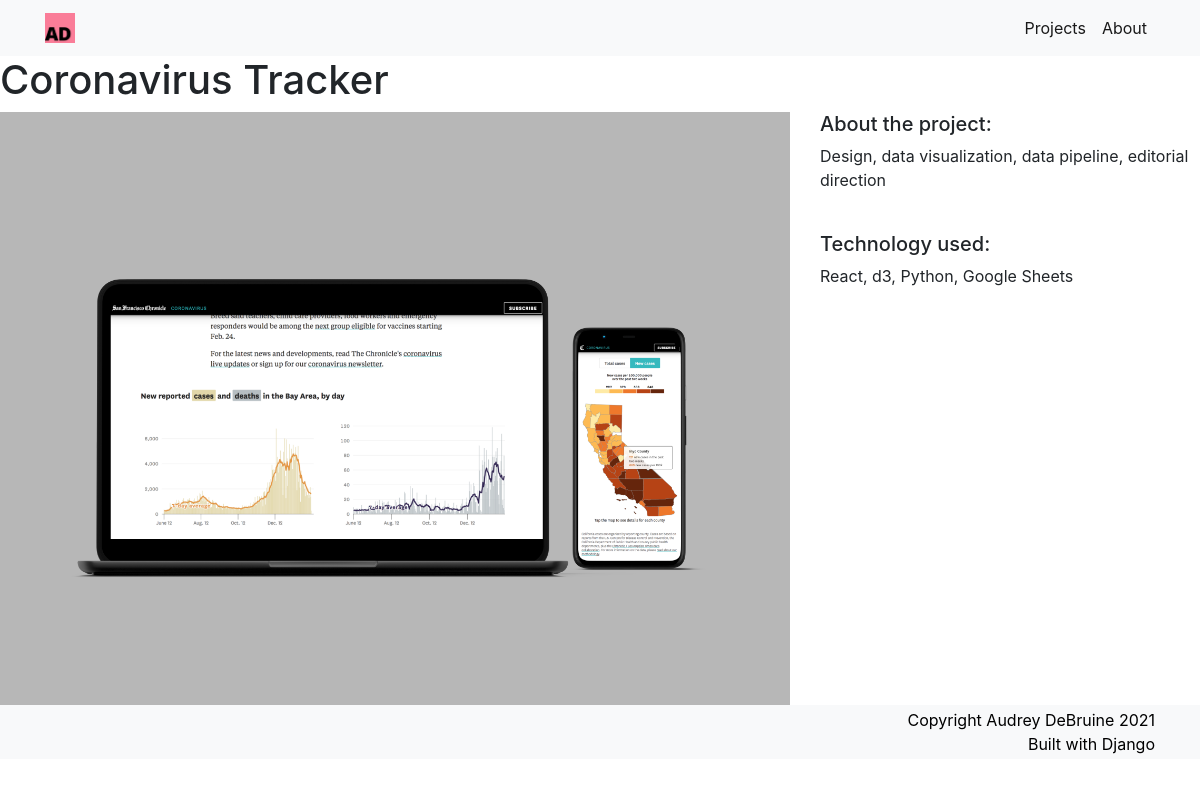
The page /2/ on the database as committed earlier.
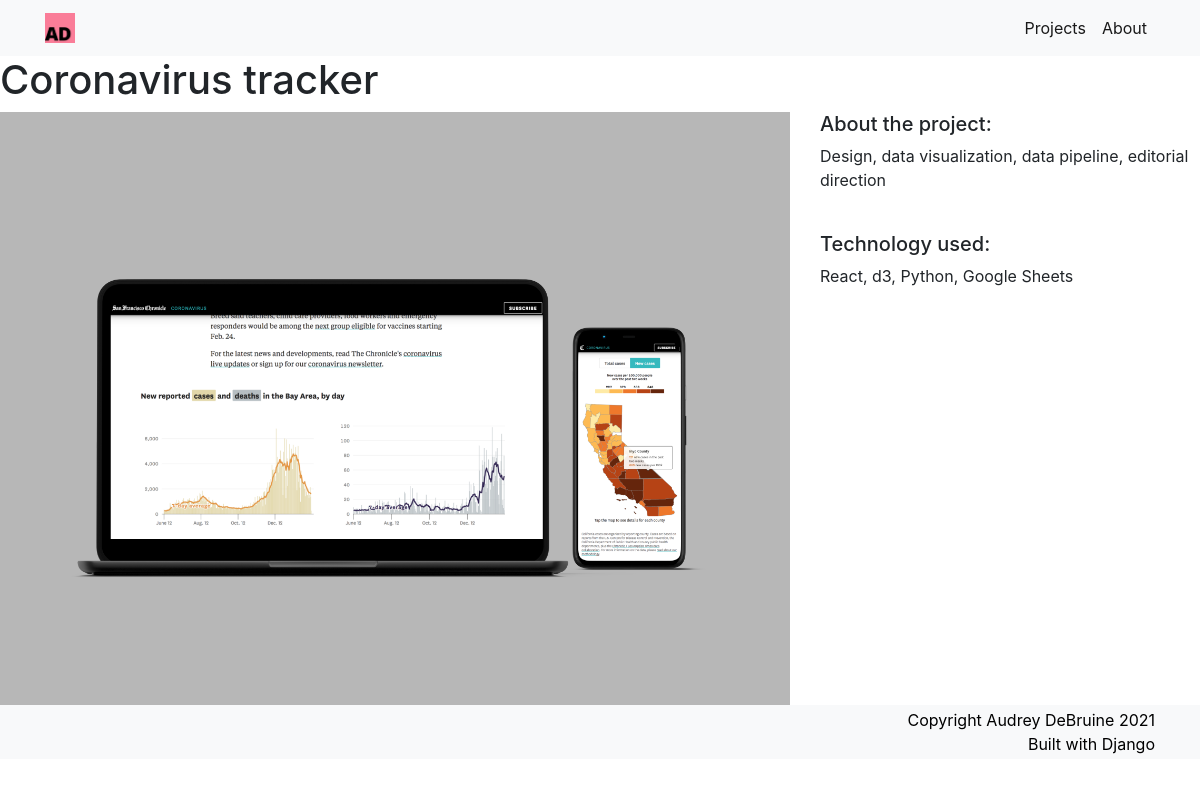
The same page on the database as committed later.
### projects/models.py (models this page shows, shortened)
class Person(mixins.SheetPullableMixin, models.Model):
    spreadsheet_id = '11t5VZMoH0W6j-Gq6loViL-Na6t2i4PyqgOzGTWtK7fE'
    sheet_name = 'design'
    model_id_field = 'id'
    id = models.CharField(primary_key=True, max_length=255, default=uuid4)
    title = models.CharField(max_length=127)
    url = models.CharField(max_length=500)
    description = models.CharField(max_length=127, null=True, blank=True, default=None)
    technology = models.CharField(max_length=20)
    image = models.FilePathField(path="/img")
    read_more = models.BooleanField(null=False, default=False)

### projects/views.py (the view)
# urls.py: path("<int:pk>/", views.project_detail, name="project_detail"),
def project_detail(request, pk):
    project = Person.objects.get(pk=pk)
    context = {
        'project': project
    }
    return render(request, 'project_detail.html', context)

### projects/templates/project_detail.html
{% extends "base.html" %}
{% load static %}
{% block page_content %}
<h1>{{ project.title }}</h1>
<div class="row">
    <div class="col-md-8">
        <img src="{% static project.image %}" alt="" width="100%">
    </div>
    <div class="col-md-4">
        <h5>About the project:</h5>
        <p>{{ project.description }}</p>
        <br>
        <h5>Technology used:</h5>
        <p>{{ project.technology }}</p>
    </div>
</div>
{% endblock %}

### personal_portfolio/templates/base.html (shortened to what this page needs)
{% load static %}
<link rel="stylesheet" href="https://stackpath.bootstrapcdn.com/bootstrap/4.1.3/css/bootstrap.min.css">
<link rel="stylesheet" type="text/css" href="{% static 'style.css' %}">
<nav class="navbar navbar-expand-lg navbar-light bg-light">
    <div class="container">
        <a class="navbar-brand" href="#hello">
          <img src="{% static 'AD.png' %}" width="30" height="30" alt="">
        </a>
        <div class="collapse navbar-collapse justify-content-end" id="navbarSupportedContent">
          <ul class="navbar-nav justify-content-end">
            <li class="nav-item active">
              <a class="nav-link" href="#projects">Projects</a>
            </li>
            <li class="nav-item active">
              <a class="nav-link" href="#about">About</a>
            </li>
          </ul>
        </div>
    </div>
</nav>
{% block page_content %}{% endblock %}
<footer>
  <div class="container">
    Copyright Audrey DeBruine 2021<br>
    Built with Django
  </div>
</footer>

### projects/static/style.css (style rules this page uses)
footer { text-align: right; padding: 3px; background-color: #f8f9fa!important; color: black; }
p { max-width: 850px; }

Rows that differ between the two databases and show on the page:
changed Person "Design, data visualization, data pipeline, editorial direction": title "Coronavirus Tracker" → "Coronavirus tracker"
